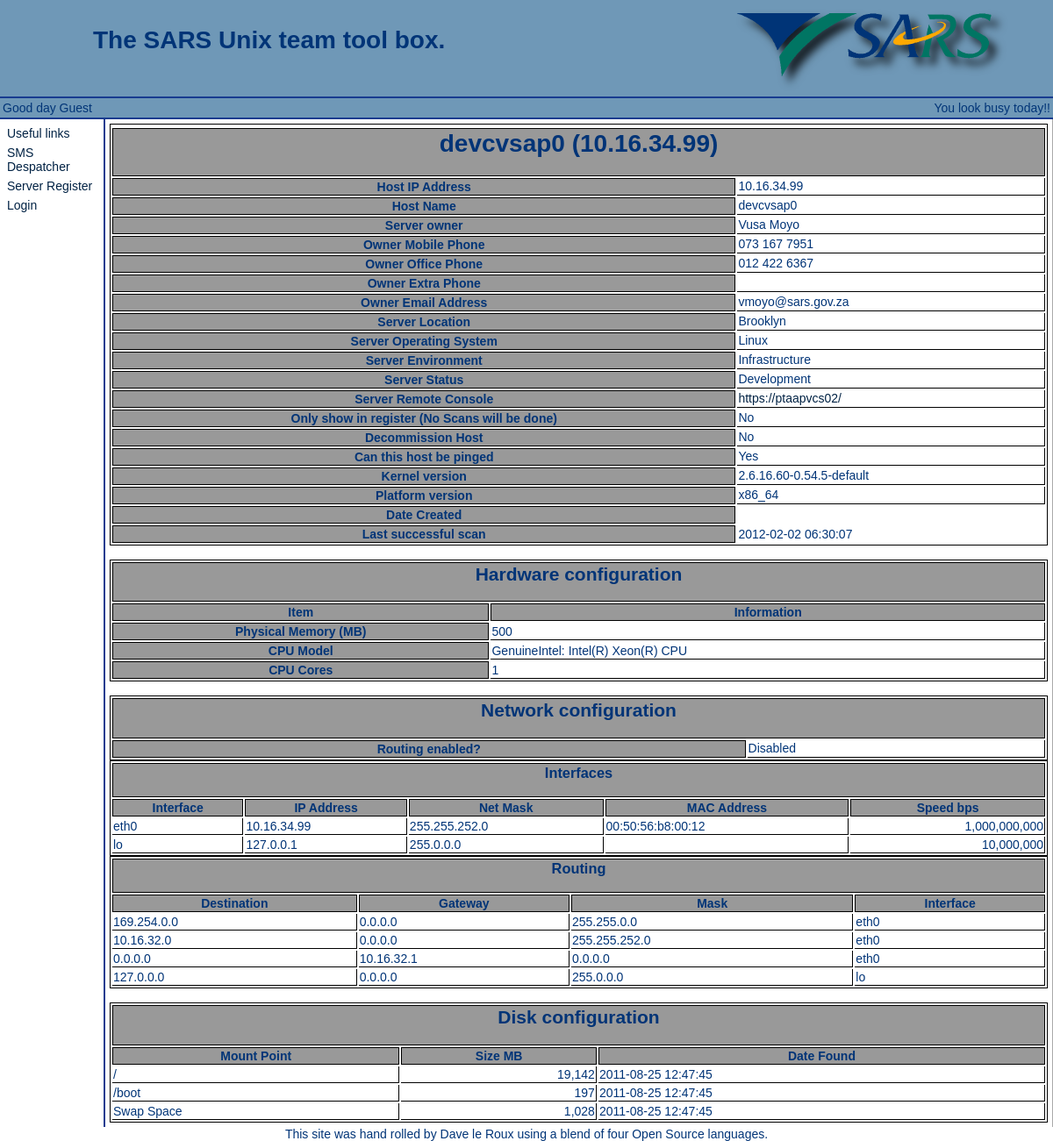
Screenshot of /index.php?option=edithost&hostid=8 with the database file from the repository.
### tables this page shows
CREATE TABLE `hosts` (
  `id` int(11) NOT NULL auto_increment,
  `IPAddress` varchar(15) default NULL,
  `HostName` varchar(25) default NULL,
  `SysOwner` int(11) default NULL,
  `SysLocation` int(11) default NULL,
  `OS` int(11) default NULL,
  `SysEnvironment` int(11) default NULL,
  `SysServices` varchar(40) default NULL,
  `SysBarcode` varchar(40) default NULL,
  `SysSNMP` varchar(40) default 'public',
  `SysRemConsole` varchar(40) default NULL,
  `SysNotes` blob,
  `SysVersion` varchar(100) default NULL,
  `Manufacturer` varchar(40) default NULL,
  `Model` varchar(30) default NULL,
  `SerialNumber` varchar(50) default NULL,
  `ChassisType` varchar(30) default NULL,
  `AssetTag` varchar(40) default NULL,
  `Height` varchar(40) default NULL,
  `BIOS` varchar(40) default NULL,
  `CPUModel` varchar(40) default NULL,
  `CPUPhys` varchar(40) default NULL,
  `CPUCores` varchar(40) default NULL,
  `Memory` varchar(40) default NULL,
  `DateCreated` datetime default NULL,
  `scan` varchar(10) default NULL,
  `Platform` varchar(20) default NULL,
  `DateScanned` datetime default NULL,
  `Router` tinyint(1) default '2',
  `Status` int(11) default NULL,
  `Decomm` tinyint(1) default '0',
  `Register` tinyint(1) default '0',
  `SNMPPort` int(5) default '161',
  `ping` tinyint(1) default '1',
  PRIMARY KEY  (`id`),
  UNIQUE KEY `id` (`id`)
);

CREATE TABLE `contacts` (
  `id` int(11) NOT NULL auto_increment,
  `FullName` varchar(60) default NULL,
  `OfficePhone` varchar(25) default NULL,
  `MobilePhone` varchar(25) default NULL,
  `ExtraPhone` varchar(25) default NULL,
  `Email` varchar(30) default NULL,
  `Department` varchar(30) default NULL,
  `Notes` blob,
  `DateCreated` datetime default NULL,
  PRIMARY KEY  (`id`),
  UNIQUE KEY `id` (`id`)
);

CREATE TABLE `locations` (
  `id` int(11) NOT NULL auto_increment,
  `LocName` varchar(30) default NULL,
  `Address1` varchar(40) default NULL,
  `Address2` varchar(40) default NULL,
  `Address3` varchar(40) default NULL,
  PRIMARY KEY  (`id`),
  UNIQUE KEY `id` (`id`)
);

CREATE TABLE `oses` (
  `id` int(11) NOT NULL auto_increment,
  `OSName` varchar(60) default 'Linux',
  PRIMARY KEY  (`id`),
  UNIQUE KEY `id` (`id`)
);

CREATE TABLE `environments` (
  `id` int(11) NOT NULL auto_increment,
  `EnvName` varchar(15) default NULL,
  `EnvDesc` blob,
  PRIMARY KEY  (`id`),
  UNIQUE KEY `id` (`id`)
);

CREATE TABLE `status` (
  `id` int(11) NOT NULL auto_increment,
  `FullName` varchar(60) default NULL,
  PRIMARY KEY  (`id`),
  UNIQUE KEY `id` (`id`)
);

CREATE TABLE `network` (
  `Host` int(11) default NULL,
  `IPAddress` varchar(15) default NULL,
  `Interface` varchar(10) default NULL,
  `MAC` varchar(17) default NULL,
  `IPBound` varchar(15) default NULL,
  `NetMask` varchar(15) default NULL,
  `Speed` int(11) default NULL
);

CREATE TABLE `routing` (
  `IPAddress` varchar(15) default NULL,
  `Destination` varchar(15) default NULL,
  `Gateway` varchar(15) default NULL,
  `GenMask` varchar(15) default NULL,
  `Interface` varchar(10) default NULL,
  `Host` int(11) default NULL
);

CREATE TABLE `disks` (
  `Host` int(11) default NULL,
  `Device` varchar(60) default NULL,
  `MountPoint` varchar(60) default NULL,
  `FileSystem` varchar(15) default NULL,
  `DiskSize` varchar(30) default NULL,
  `FSTabOptions` varchar(120) default NULL,
  `DateFound` datetime default NULL
);

### hosts.php (the view, shortened to what this page needs)
<?php
class hosts
{
	function EditHost( $HostID ) {
		if ( $HostID == 0 ) {
			$IPAddress = "";
			$ContactName = "";
			$LocID = 0;
			$OS = 0;
			$Environment = "";
			$Status = "";
			$RemCons = "";
			$SNMP = "public";
			$SNMPPort = 161;
			$Decomm = 0;
			$Register = 0;
			$Ping = 1;
			$DateCreated = date("Y-m-d H:i:s");
			echo "<center>\n<p>I hope the server you are adding is currently up, and SNMP is enabled, or I will have to become aggressive when the server checks happen.</p>\n<p> \"Gentlemen, failure is not an option!\"</p>\n<p>A little magic you may wish to know. I do not like duplicates. You give me something I already know, I will quietly just throw it away. Because I am polite.</p></center>\n";
		} else {
			$HostList = mysql_query( "select IPAddress,HostName,contacts.FullName,SysLocation,OS,SysEnvironment,status.FullName,SysRemConsole,SysSNMP,hosts.DateCreated,contacts.MobilePhone,contacts.OfficePhone,contacts.ExtraPhone,contacts.Email,locations.LocName,environments.EnvName,oses.OSName,Platform,SysVersion,DateScanned,Memory,Router,Decomm,Register,SNMPPort,CPUCores,CPUModel,ping from hosts,contacts,locations,environments,status,oses where hosts.id = $HostID and SysOwner=contacts.id and SysLocation=locations.id and SysEnvironment=environments.id and status=status.id and OS=oses.id" ) or die( mysql_error() );
			$HostRec = mysql_fetch_row( $HostList );
			$IPAddress = $HostRec[0];
			$HostName = $HostRec[1];
			$ContactName = $HostRec[2];
			$Status = $HostRec[6];
			$RemCons = $HostRec[7];
			$DateCreated = $HostRec[9];
			$ContactMobile = $HostRec[10];
			$ContactOffice = $HostRec[11];
			$ContactExtraPhone = $HostRec[12];
			$ContactEmail = $HostRec[13];
			$LocationName = $HostRec[14];
			$EnvName = $HostRec[15];
			$OSType = $HostRec[16];
			$Platform = $HostRec[17];
			$Version = $HostRec[18];
			$DateScan = $HostRec[19];
			$Memory = $HostRec[20];
			if ( $HostRec[21]==2 ) { $Routing = 'Disabled'; } else { $Routing = 'Enabled'; }
			$Decomm=$HostRec[22];
			$Register=$HostRec[23];
			$CPUCores=$HostRec[25];
			$CPUModel=$HostRec[26];
			$Ping=$HostRec[27];
		}
		if ( $HostID <> 0 ) {
			echo "<table class=hosts><tr>";
			echo "<tr><th class='hosts' colspan=2><h1>$HostName ($IPAddress)</h1></th></tr>";
			echo "<tr><th class='hosts'>Host IP Address</th><td class='hosts'>$IPAddress</td></tr>";
			echo "<tr><th class='hosts'>Host Name</th><td class='hosts'>$HostName</td></tr>";
			echo "<tr><th class='hosts'>Server owner</th><td class='hosts'>$ContactName</td></tr>";
			echo "<tr><th class='hosts'>Owner Mobile Phone</th><td class='hosts'>$ContactMobile</td></tr>";
			echo "<tr><th class='hosts'>Owner Office Phone</th><td class='hosts'>$ContactOffice</td></tr>";
			echo "<tr><th class='hosts'>Owner Extra Phone</th><td class='hosts'>$ContactExtraPhone</td></tr>";
			echo "<tr><th class='hosts'>Owner Email Address</th><td class='hosts'>$ContactEmail</td></tr>";
			echo "<tr><th class='hosts'>Server Location</th><td class='hosts'>$LocationName</td></tr>";
			echo "<tr><th class='hosts'>Server Operating System</th><td class='hosts'>$OSType</td></tr>";
			echo "<tr><th class='hosts'>Server Environment</th><td class='hosts'>$EnvName</td></tr>";
			echo "<tr><th class='hosts'>Server Status</th><td class='hosts'>$Status</td></tr>";
			echo "<tr><th class='hosts'>Server Remote Console</th><td class='hosts'><a href='$RemCons' target=_blank>$RemCons</a></td></tr>";
			echo "<tr><th class='hosts'>Only show in register (No Scans will be done)</th><td class='hosts'>".(($Register)?'Yes':'No')."</td></tr>\n";
			echo "<tr><th class='hosts'>Decommission Host</th><td class='hosts'>".(($Decomm)?'Yes':'No')."</td></tr>\n";
			echo "<tr><th class='hosts'>Can this host be pinged</th><td class='hosts'>".(($Ping)?'Yes':'No')."</td></tr>\n";
			echo "<tr><th class='hosts'>Kernel version</th><td class='hosts'>$Version</td></tr>";
			echo "<tr><th class='hosts'>Platform version</th><td class='hosts'>$Platform</td></tr>";
			echo "<tr><th class='hosts'>Date Created</th><td>$DateCreated</td></tr>";
			echo "<tr><th class='hosts'>Last successful scan</th><td>$DateScan</td></tr>";
			echo "</table><br>";
			echo "<table class=hosts>";
			echo "<tr><th class=hosts colspan=2><h2>Hardware configuration</h2></td></tr>";
			echo "<tr><th class=hosts>Item</th><th class=hosts>Information</th></tr>";
			echo "<tr><th class=hosts>Physical Memory (MB)</th><td class=hosts>".number_format($Memory)."</td></tr>";
			echo "<tr><th class=hosts>CPU Model</th><td class=hosts>$CPUModel</td></tr>";
			echo "<tr><th class=hosts>CPU Cores</th><td class=hosts>$CPUCores</td></tr>";
			echo "</table><br>";
			echo "<table class=hosts>";
			echo "<tr><th class=hosts colspan=2><h2>Network configuration</h2></td></tr>";
			echo "<tr><th class=hosts>Routing enabled?</td><td class=hosts>".$Routing."</td></tr>";
			echo "</table>";
			echo "<table class=hosts>";
			echo "<tr><th class=hosts colspan=5><h3>Interfaces</h3></th></tr>";
			echo "<tr><th class=hosts>Interface</th><th class=hosts>IP Address</th><th class=hosts>Net Mask</th><th class=hosts>MAC Address</th><th class=hosts>Speed bps</th></tr>";
			$Nics = mysql_query( "select * from network where Host=$HostID order by Interface" );
                        $i = 0;
                        while ( $i < mysql_num_rows( $Nics ) ) {
                                echo "<tr><td class=hosts>".mysql_result( $Nics, $i, 'Interface' )."</td><td class=hosts>".mysql_result( $Nics, $i, 'IPAddress')."</td><td class=hosts>".mysql_result( $Nics, $i, 'NetMask')."</td><td class=hosts>".mysql_result( $Nics, $i, 'MAC')."</td><td class=hosts align=right>".number_format( mysql_result( $Nics, $i, 'Speed'))."</td></tr>";
                                $i++;
                        }
			echo "</table>";
			echo "<table class=hosts>";
			echo "<tr><th class=hosts colspan=4><h3>Routing</h3></th></tr>";
			echo "<tr><th class=hosts>Destination</th><th class=hosts>Gateway</th><th class=hosts>Mask</th><th class=hosts>Interface</th></tr>";
			$Routes = mysql_query( "select * from routing where Host=$HostID order by Interface;" );
			$i = 0;
			while ( $i < mysql_num_rows( $Routes ) ) {
				echo "<tr><td class=hosts>".mysql_result( $Routes, $i, 'Destination')."</td><td class=hosts>".mysql_result( $Routes, $i, 'Gateway')."</td><td class=hosts>".mysql_result( $Routes, $i, 'GenMask' )."</td><td class=hosts>".mysql_result( $Routes, $i, 'Interface')."</td></tr>";
				$i++;
			}
			echo "</table><br>";
			echo "<table class=hosts>";
			echo "<tr><th class=hosts colspan=4><center><h2>Disk configuration</h2></center></td></tr>";
			echo "<tr><th class=hosts>Mount Point</th><th class=hosts>Size MB</th><th class=hosts>Date Found</th></tr>";
			$Disks = mysql_query( "select * from disks where Host=$HostID order by MountPoint" );
                        $i = 0;
                        while ( $i < mysql_num_rows( $Disks ) ) {
                                echo "<tr><td class=hosts>".mysql_result( $Disks, $i, 'MountPoint')."</td><td class=hosts align=right>".number_format(mysql_result( $Disks, $i, 'DiskSize'))."</td><td class=hosts>".mysql_result( $Disks, $i, 'DateFound')."</td></tr>";
                                $i++;
                        }
			echo "</table>";
		}
	}
}
?>

### styles/styles.css (style rules this page uses)
table.hosts { width: 100%; border-width: 1px; border-spacing: 2px; border-style: solid; border-color: #000000; }
td.hosts { border-bottom: 1px solid; border-right: 1px solid; border-color: #000000; }
th.hosts { border-width: 1px; border-spacing: 2px; border-style: solid; border-color: #000000; background: #999999; }
body, table, tr, td, p, li, ul { margin: 0px 0px 0px 0px; font-family: "Trebuchet MS",Trebuchet,Arial,Helvetica,sans-serif; color: #003477; font-size: 14px; background-repeat: repeat-y; }
a, a:visited { text-decoration: none; color: #002244; }

### rows the page displays
hosts: HostName "devcvsap0", IPAddress "10.16.34.99", contacts.FullName "Vusa Moyo", contacts.MobilePhone "073 167 7951", contacts.OfficePhone "012 422 6367", contacts.Email "vmoyo@sars.gov.za", locations.LocName "Brooklyn", oses.OSName "Linux", environments.EnvName "Infrastructure", status.FullName "Development", SysRemConsole "https://ptaapvcs02/", SysVersion "2.6.16.60-0.54.5-default", Platform "x86_64", DateScanned "2012-02-02 06:30:07", Memory "500", CPUModel "GenuineIntel: Intel(R) Xeon(R) CPU", CPUCores "1", Router "Disabled"
network: Interface "eth0", IPAddress "10.16.34.99", NetMask "255.255.252.0", MAC "00:50:56:b8:00:12", Speed "1,000,000,000"
network: Interface "lo", IPAddress "127.0.0.1", NetMask "255.0.0.0", Speed "10,000,000"
routing: Destination "169.254.0.0", Gateway "0.0.0.0", GenMask "255.255.0.0", Interface "eth0"
routing: Destination "10.16.32.0", Gateway "0.0.0.0", GenMask "255.255.252.0", Interface "eth0"
routing: Destination "0.0.0.0", Gateway "10.16.32.1", GenMask "0.0.0.0", Interface "eth0"
routing: Destination "127.0.0.0", Gateway "0.0.0.0", GenMask "255.0.0.0", Interface "lo"
disks: MountPoint "/", DiskSize "19,142", DateFound "2011-08-25 12:47:45"
disks: MountPoint "/boot", DiskSize "197", DateFound "2011-08-25 12:47:45"
disks: MountPoint "Swap Space", DiskSize "1,028", DateFound "2011-08-25 12:47:45"

### other values shown
$TitleString "The SARS Unix team tool box."
$_SESSION['userfullname'] "Guest"
